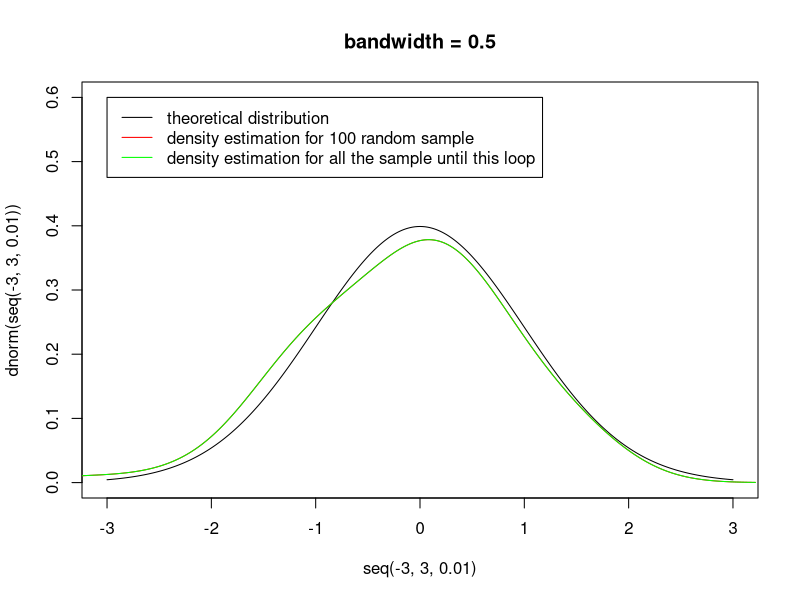
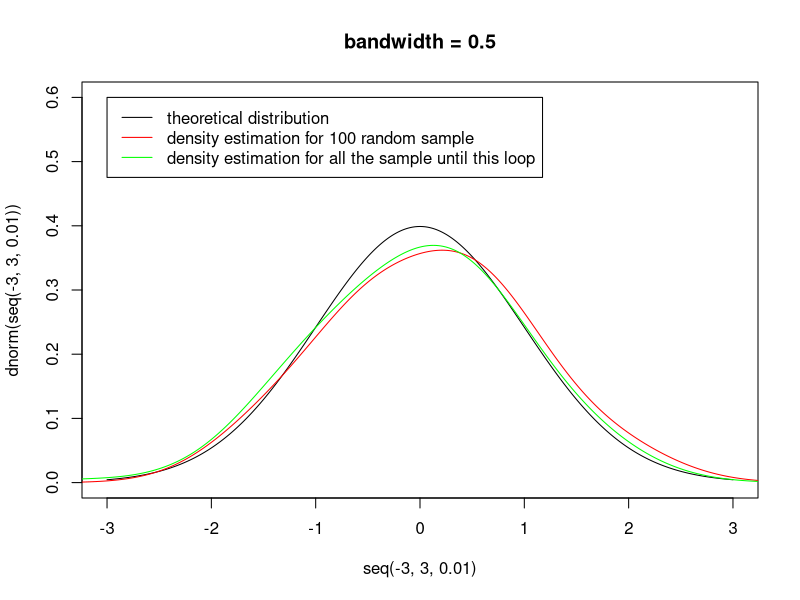
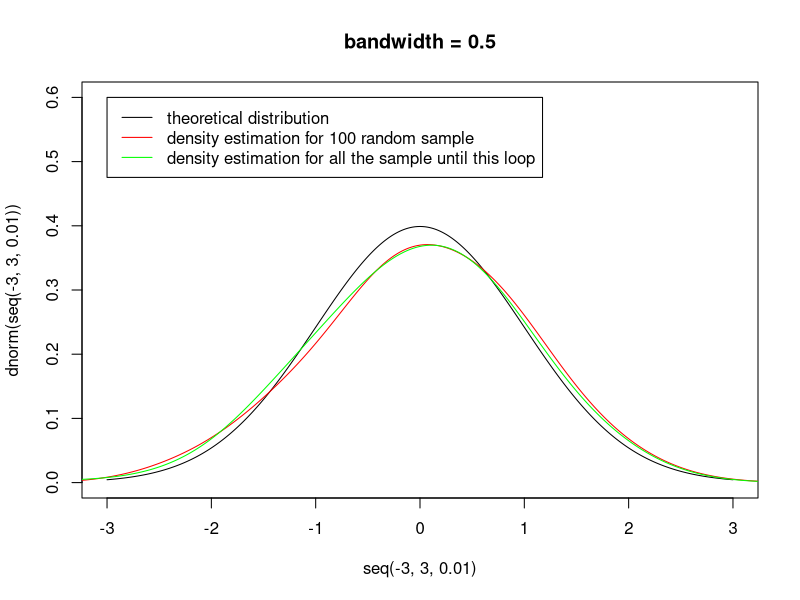
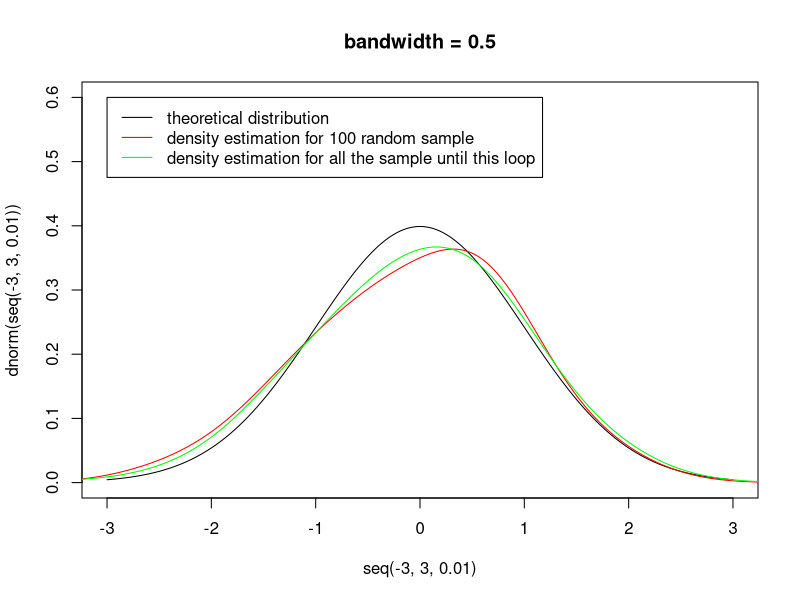
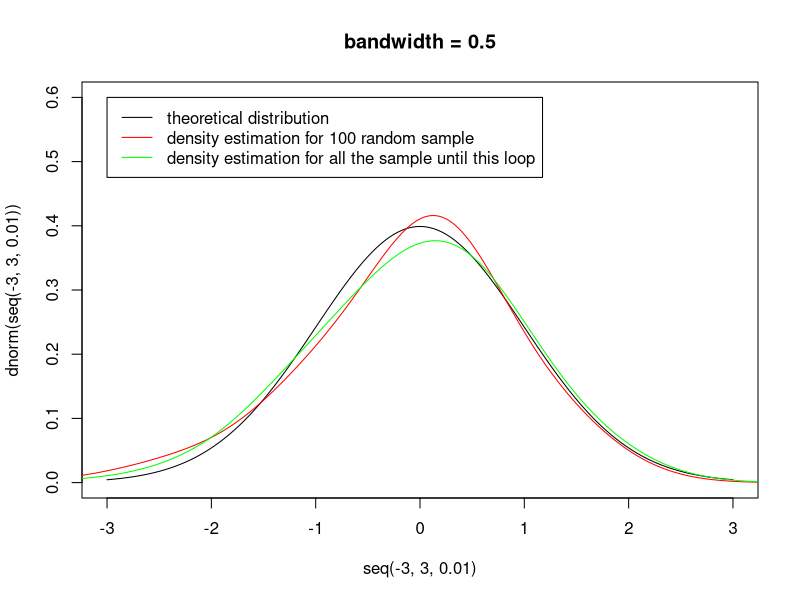
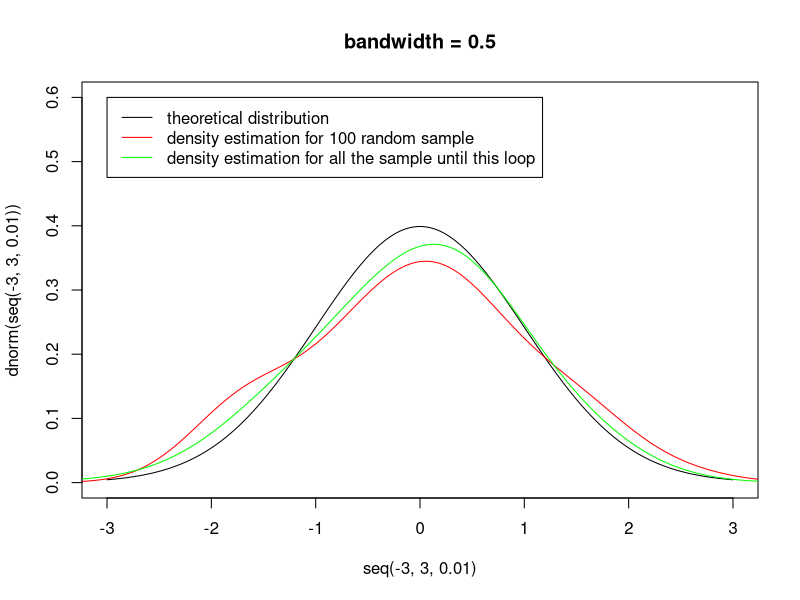
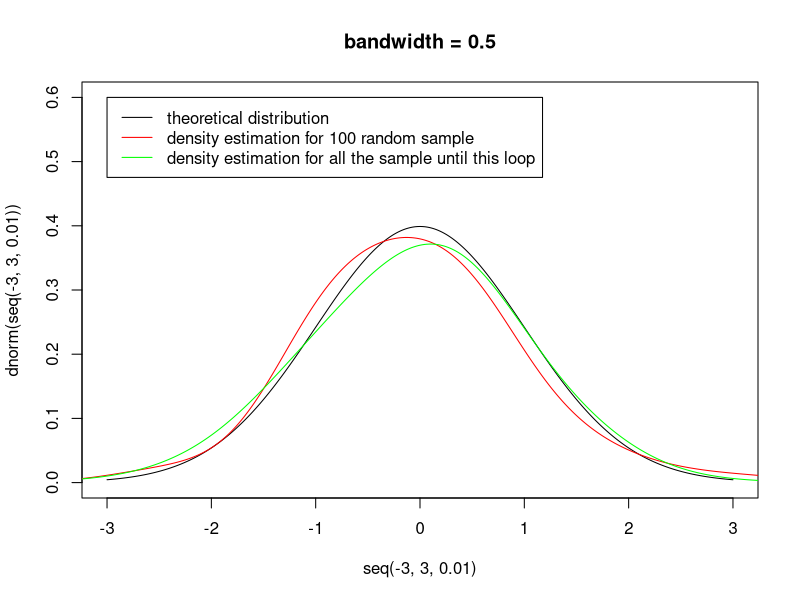
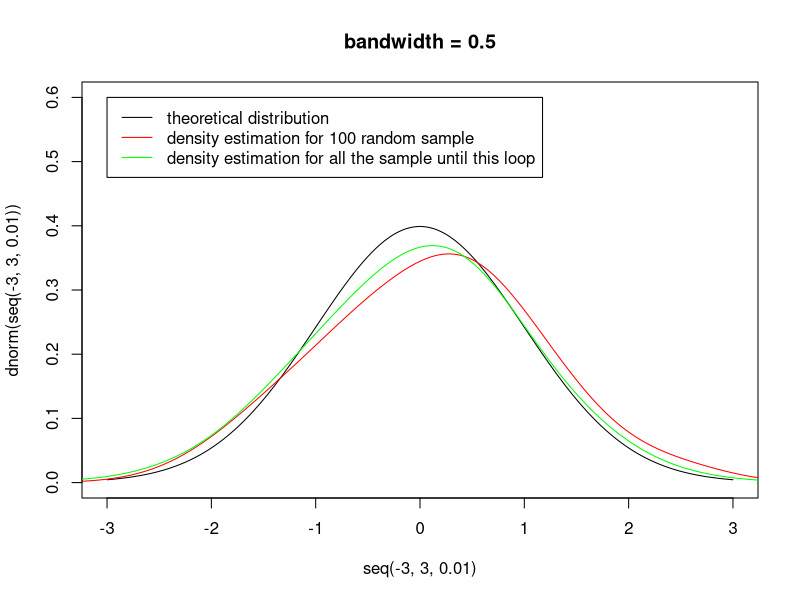

The R source for these figures, in order:
x11()
for (i in 1:400){
  if (i < 200) bw = 0.5
  else bw = 0.2
  Sys.sleep(0.1)
  plot(seq(-3,3,0.01),dnorm(seq(-3,3,0.01)),type = 'l',ylim = c(0,0.6),
       main = paste('bandwidth =', bw))
  temp = rnorm(100)
  temp_den = density(temp,bw = bw)
  lines(temp_den,col = 'red')
  if (i == 1 | i == 201) {
    temp_all = temp
    avg_x = temp_den$x
    avg_y = temp_den$y
    lines(temp_den, col = 'green')
  }
  else {
    temp_all = c(temp_all,temp)
    lines(density(temp_all,bw = bw), col = 'green')
  }
  legend(-3,0.6,legend = c('theoretical distribution','density estimation for 100 random sample',
                               'density estimation for all the sample until this loop'),
         col = c('black','red','green'),lty = 1)
  
}
